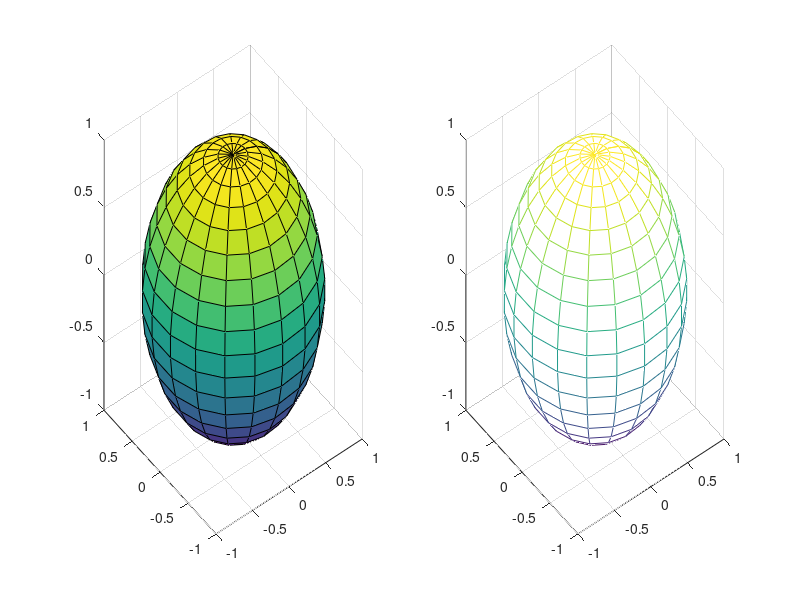

MATLAB code to generate this figure:
theta = linspace(0,pi,20);
phi = linspace(0,2*pi,20);
[thetaM, phiM]= meshgrid(theta,phi);
x = sin(thetaM).*cos(phiM);
y = sin(thetaM).*sin(phiM);
z = cos(thetaM);

figure(1)
subplot(1,2,1); surf(x,y,z);
subplot(1,2,2); mesh(x,y,z);

